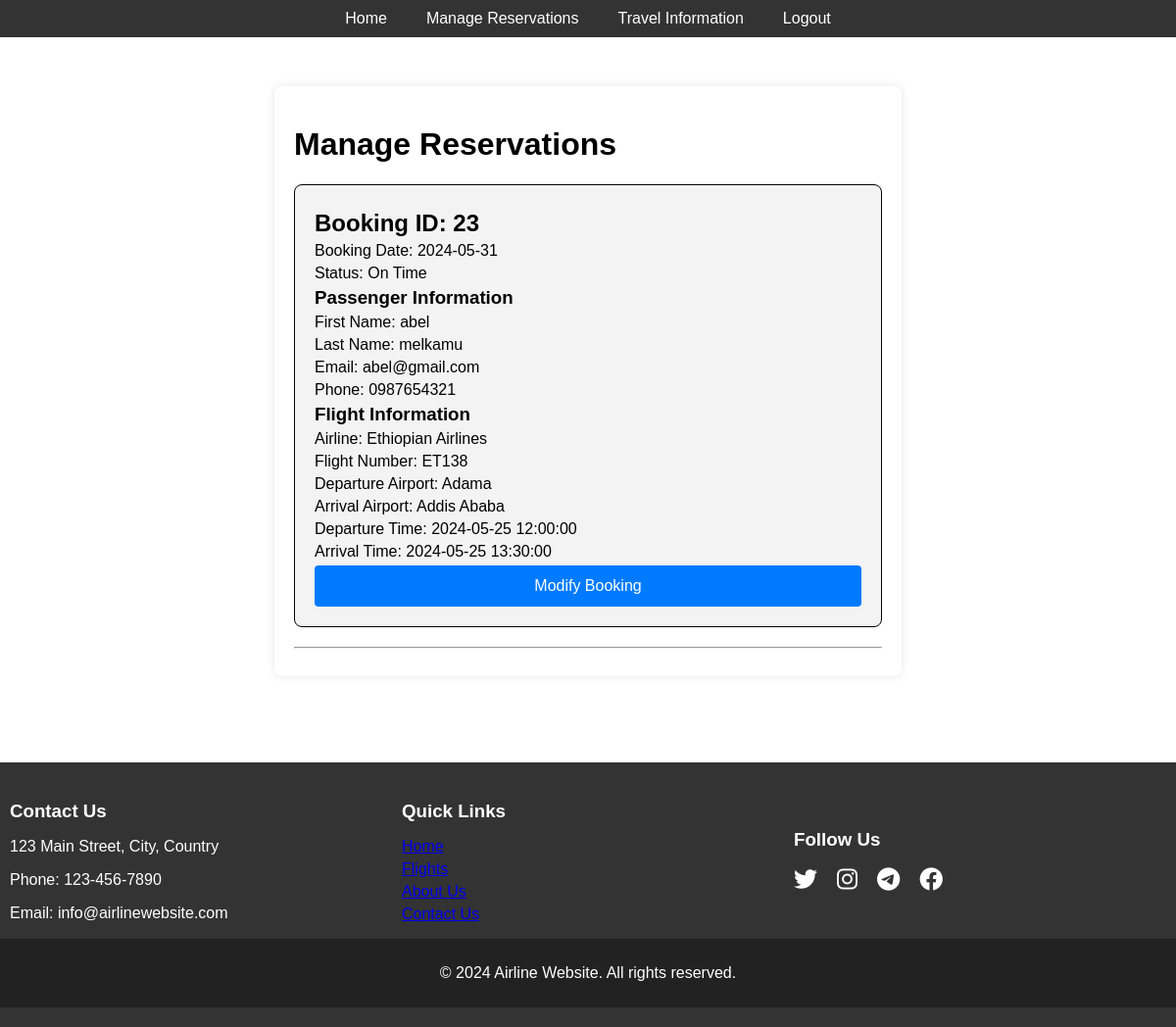
Page /manage-reservation.php (signed in) on the committed database.
### tables this page shows
CREATE TABLE `bookings` (
  `BookingID` int(11) NOT NULL,
  `UserID` int(11) DEFAULT NULL,
  `FlightID` int(11) DEFAULT NULL,
  `BookingDate` date DEFAULT NULL,
  `TotalPrice` decimal(10,2) DEFAULT NULL,
  `Status` varchar(20) DEFAULT NULL,
  `PassengerID` int(11) DEFAULT NULL
);

CREATE TABLE `passengers` (
  `PassengerID` int(11) NOT NULL,
  `FirstName` varchar(50) DEFAULT NULL,
  `LastName` varchar(50) DEFAULT NULL,
  `Email` varchar(100) DEFAULT NULL,
  `PhoneNumber` varchar(15) DEFAULT NULL
);

CREATE TABLE `flights` (
  `FlightID` int(11) NOT NULL,
  `Airline` varchar(50) DEFAULT NULL,
  `FlightNumber` varchar(10) DEFAULT NULL,
  `DepartureAirport` varchar(50) DEFAULT NULL,
  `ArrivalAirport` varchar(50) DEFAULT NULL,
  `DepartureTime` datetime DEFAULT NULL,
  `ArrivalTime` datetime DEFAULT NULL,
  `Duration` time DEFAULT NULL,
  `Class` varchar(20) DEFAULT NULL,
  `Status` varchar(20) DEFAULT NULL
);

### manage-reservation.php (the view, shortened to what this page needs)
<?php
require("header.php");
require("connect.php");
$userID = $_SESSION["user"]["UserID"];
$bookingQuery = "
    SELECT b.BookingID, b.BookingDate, b.Status,
           p.FirstName, p.LastName, p.Email, p.PhoneNumber,
           f.Airline, f.FlightNumber, f.DepartureAirport, f.ArrivalAirport,
           f.DepartureTime, f.ArrivalTime
    FROM bookings b
    JOIN passengers p ON b.PassengerID = p.PassengerID
    JOIN Flights f ON b.FlightID = f.FlightID
    WHERE b.UserID = ?
";
$bookingStmt = $conn->prepare($bookingQuery);
$bookingStmt->bind_param("i", $userID);
$bookingStmt->execute();
$bookingResult = $bookingStmt->get_result();
?>
<main class="main">
    <div class="container">
        <h1>Manage Reservations</h1>
        <?php
        if ($bookingResult->num_rows > 0) {
            while ($booking = $bookingResult->fetch_assoc()) {
                echo "<div class='booking'>";
                echo "<h2>Booking ID: {$booking['BookingID']}</h2>";
                echo "<p>Booking Date: {$booking['BookingDate']}</p>";
                echo "<p>Status: {$booking['Status']}</p>";
                echo "<h3>Passenger Information</h3>";
                echo "<p>First Name: {$booking['FirstName']}</p>";
                echo "<p>Last Name: {$booking['LastName']}</p>";
                echo "<p>Email: {$booking['Email']}</p>";
                echo "<p>Phone: {$booking['PhoneNumber']}</p>";
                echo "<h3>Flight Information</h3>";
                echo "<p>Airline: {$booking['Airline']}</p>";
                echo "<p>Flight Number: {$booking['FlightNumber']}</p>";
                echo "<p>Departure Airport: {$booking['DepartureAirport']}</p>";
                echo "<p>Arrival Airport: {$booking['ArrivalAirport']}</p>";
                echo "<p>Departure Time: {$booking['DepartureTime']}</p>";
                echo "<p>Arrival Time: {$booking['ArrivalTime']}</p>";
                echo "<form action='modify-booking.php' method='post'>";
                echo "<button type='submit'>Modify Booking</button>";
                echo "</form>";
                echo "</div>";
                echo "<hr>";
            }
        } else {
            echo "<p>You have no bookings.</p>";
        }
        ?>
    </div>
</main>
<?php require("footer.php"); ?>

### header.php (shortened to what this page needs)
<!DOCTYPE html>
<html lang="en">
<head>
    <link rel="stylesheet" href="./css/style.css">
    <link rel="stylesheet" href="https://code.jquery.com/ui/1.13.1/themes/base/jquery-ui.css">
    <link rel="stylesheet" href="https://cdnjs.cloudflare.com/ajax/libs/font-awesome/6.0.0-beta3/css/all.min.css">
</head>
<body>
<header>
    <nav>
        <ul>
            <li><a href="home.php">Home</a></li>
            <li><a href="manage-reservation.php">Manage Reservations</a></li>
            <li><a href="travel-info.php">Travel Information</a></li>
            <?php session_start(); if(isset($_SESSION['user'])){?>
                 <li><a href="logout.php">Logout</a></li>
            <?php }else{?>
                <li><a href="login.php">Login/signup</a></li>
            <?php }?>
        </ul>
    </nav>
</header>

### footer.php
<footer>
    <div class="footer-content">
        <div class="footer-info">
            <h3>Contact Us</h3>
            <p>123 Main Street, City, Country</p>
            <p>Phone: 123-456-7890</p>
            <p>Email: info@airlinewebsite.com</p>
        </div>
        <div class="footer-links">
            <h3>Quick Links</h3>
            <ul>
                <li><a href="home.php">Home</a></li>
                <li><a href="search-form.php">Flights</a></li>
                <li><a href="#">About Us</a></li>
                <li><a href="#">Contact Us</a></li>
            </ul>
        </div>
        <div class="footer-social">
            <h3>Follow Us</h3>
            <ul>
                <li><a href="https://twitter.com/airline" target="_blank"><i class="fab fa-twitter"></i></a></li>
                <li><a href="https://instagram.com/airline" target="_blank"><i class="fab fa-instagram"></i></a></li>
                <li><a href="https://telegram.me/airlin" target="_blank"><i class="fab fa-telegram"></i></a></li>
                <li><a href="https://fb.me/airline" target="_blank"><i class="fab fa-facebook"></i></a></li>
            </ul>
        </div>
    </div>
    <div class="footer-bottom">
        <p>&copy; <?php echo date("Y"); ?> Airline Website. All rights reserved.</p>
    </div>
</footer>

### css/style.css (style rules this page uses)
body { font-family: Arial, sans-serif; margin:0; padding:0; }
.container { max-width: 600px; margin: 50px auto; background-color: #fff; border-radius: 8px; padding: 20px; box-shadow: 0 0 10px rgba(0, 0, 0, 0.1); }
header { position: fixed; width: 100%; background-color: #333; color: white; }
nav ul { display: flex; justify-content: center; width: 100%; list-style-type: none; margin: 0; padding: 0; }
nav ul li { padding: 10px 20px; }
nav ul li a { text-decoration: none; color: white; }
footer { background-color: #333; color: #fff; padding: 20px 0; }
.footer-content { display: flex; justify-content: space-around; align-items: center; }
.footer-info, .footer-links, .footer-social { padding-left: 10px; flex: 1; }
.footer-info h3, .footer-links h3, .footer-social h3 { margin-bottom: 10px; }
.footer-links ul { list-style: none; padding: 0; }
.footer-links li { margin-bottom: 5px; }
.footer-social ul { list-style: none; padding: 0; }
.footer-social li { display: inline-block; margin-right: 10px; }
.footer-social a { color: #fff; }
.footer-bottom { background-color: #222; text-align: center; padding: 10px 0; }
.main { padding:38px 0; }
button { display: block; width: 100%; padding: 12px; background-color: #007bff; color: #fff; border: none; border-radius: 4px; font-size: 16px; cursor: pointer; transition: background-color 0.3s; }
.footer-social ul { list-style-type: none; padding: 0; display: flex; gap: 10px; }
.footer-social ul li { display: inline; }
.footer-social ul li a { color:white; text-decoration: none; font-size: 24px; }
.booking { border: 1px solid #000; padding: 20px; border-radius: 8px; background-color: #f3f3f3; margin-bottom: 20px; }
.booking h2, .booking h3, .booking p { margin: 5px 0; }

### rows in the picture
bookings: BookingID "23", BookingDate "2024-05-31", Status "On Time", PassengerID.FirstName "abel", PassengerID.LastName "melkamu", PassengerID.Email "abel@gmail.com", PassengerID.PhoneNumber "0987654321", FlightID.Airline "Ethiopian Airlines", FlightID.FlightNumber "ET138", FlightID.DepartureAirport "Adama", FlightID.ArrivalAirport "Addis Ababa", FlightID.DepartureTime "2024-05-25 12:00:00", FlightID.ArrivalTime "2024-05-25 13:30:00"
